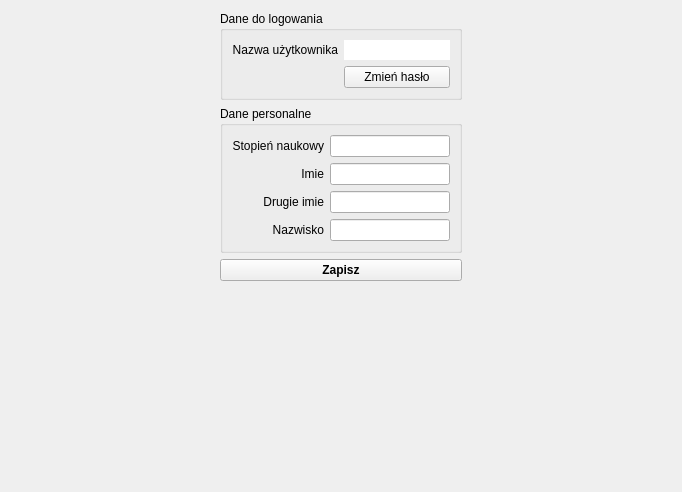
             <widget class="QWidget" name="tab_2">
              <attribute name="title">
               <string>Użytkownik</string>
              </attribute>
              <layout class="QGridLayout" name="gridLayout_28">
               <item row="0" column="0" rowspan="3">
                <spacer name="horizontalSpacer_13">
                 <property name="orientation">
                  <enum>Qt::Horizontal</enum>
                 </property>
                 <property name="sizeHint" stdset="0">
                  <size>
                   <width>209</width>
                   <height>258</height>
                  </size>
                 </property>
                </spacer>
               </item>
               <item row="0" column="1">
                <widget class="QGroupBox" name="groupBox_21">
                 <property name="title">
                  <string>Dane do logowania</string>
                 </property>
                 <layout class="QGridLayout" name="gridLayout_27">
                  <item row="0" column="0">
                   <widget class="QLabel" name="label_51">
                    <property name="sizePolicy">
                     <sizepolicy hsizetype="Preferred" vsizetype="Preferred">
                      <horstretch>0</horstretch>
                      <verstretch>0</verstretch>
                     </sizepolicy>
                    </property>
                    <property name="text">
                     <string>Nazwa użytkownika</string>
                    </property>
                    <property name="alignment">
                     <set>Qt::AlignRight|Qt::AlignTrailing|Qt::AlignVCenter</set>
                    </property>
                   </widget>
                  </item>
                  <item row="0" column="1">
                   <widget class="QLineEdit" name="username_lineEdit">
                    <property name="frame">
                     <bool>false</bool>
                    </property>
                    <property name="readOnly">
                     <bool>true</bool>
                    </property>
                   </widget>
                  </item>
                  <item row="1" column="1">
                   <widget class="QPushButton" name="passwordChange_pushButton">
                    <property name="text">
                     <string>Zmień hasło</string>
                    </property>
                   </widget>
                  </item>
                 </layout>
                </widget>
               </item>
               <item row="0" column="2" rowspan="3">
                <spacer name="horizontalSpacer_14">
                 <property name="orientation">
                  <enum>Qt::Horizontal</enum>
                 </property>
                 <property name="sizeHint" stdset="0">
                  <size>
                   <width>209</width>
                   <height>268</height>
                  </size>
                 </property>
                </spacer>
               </item>
               <item row="1" column="1">
                <widget class="QGroupBox" name="groupBox_22">
                 <property name="title">
                  <string>Dane personalne</string>
                 </property>
                 <layout class="QGridLayout" name="gridLayout_26">
                  <item row="0" column="1">
                   <widget class="QLineEdit" name="degree_lineEdit"/>
                  </item>
                  <item row="1" column="1">
                   <widget class="QLineEdit" name="firstName_lineEdit"/>
                  </item>
                  <item row="2" column="1">
                   <widget class="QLineEdit" name="secondName_lineEdit"/>
                  </item>
                  <item row="0" column="0">
                   <widget class="QLabel" name="label_53">
                    <property name="sizePolicy">
                     <sizepolicy hsizetype="Preferred" vsizetype="Preferred">
                      <horstretch>0</horstretch>
                      <verstretch>0</verstretch>
                     </sizepolicy>
                    </property>
                    <property name="text">
                     <string>Stopień naukowy</string>
                    </property>
                    <property name="alignment">
                     <set>Qt::AlignRight|Qt::AlignTrailing|Qt::AlignVCenter</set>
                    </property>
                   </widget>
                  </item>
                  <item row="2" column="0">
                   <widget class="QLabel" name="label_55">
                    <property name="sizePolicy">
                     <sizepolicy hsizetype="Preferred" vsizetype="Preferred">
                      <horstretch>0</horstretch>
                      <verstretch>0</verstretch>
                     </sizepolicy>
                    </property>
                    <property name="text">
                     <string>Drugie imie</string>
                    </property>
                    <property name="alignment">
                     <set>Qt::AlignRight|Qt::AlignTrailing|Qt::AlignVCenter</set>
                    </property>
                   </widget>
                  </item>
                  <item row="3" column="1">
                   <widget class="QLineEdit" name="lastName_lineEdit"/>
                  </item>
                  <item row="3" column="0">
                   <widget class="QLabel" name="label_56">
                    <property name="sizePolicy">
                     <sizepolicy hsizetype="Preferred" vsizetype="Preferred">
                      <horstretch>0</horstretch>
                      <verstretch>0</verstretch>
                     </sizepolicy>
                    </property>
                    <property name="text">
                     <string>Nazwisko</string>
                    </property>
                    <property name="alignment">
                     <set>Qt::AlignRight|Qt::AlignTrailing|Qt::AlignVCenter</set>
                    </property>
                   </widget>
                  </item>
                  <item row="1" column="0">
                   <widget class="QLabel" name="label_54">
                    <property name="sizePolicy">
                     <sizepolicy hsizetype="Preferred" vsizetype="Preferred">
                      <horstretch>0</horstretch>
                      <verstretch>0</verstretch>
                     </sizepolicy>
                    </property>
                    <property name="text">
                     <string>Imie</string>
                    </property>
                    <property name="alignment">
                     <set>Qt::AlignRight|Qt::AlignTrailing|Qt::AlignVCenter</set>
                    </property>
                   </widget>
                  </item>
                 </layout>
                </widget>
               </item>
               <item row="2" column="1">
                <widget class="QPushButton" name="saveUserDatapushButton">
                 <property name="font">
                  <font>
                   <weight>75</weight>
                   <bold>true</bold>
                  </font>
                 </property>
                 <property name="text">
                  <string>Zapisz</string>
                 </property>
                </widget>
               </item>
               <item row="3" column="1">
                <spacer name="verticalSpacer_5">
                 <property name="orientation">
                  <enum>Qt::Vertical</enum>
                 </property>
                 <property name="sizeHint" stdset="0">
                  <size>
                   <width>20</width>
                   <height>200</height>
                  </size>
                 </property>
                </spacer>
               </item>
              </layout>
             </widget>
